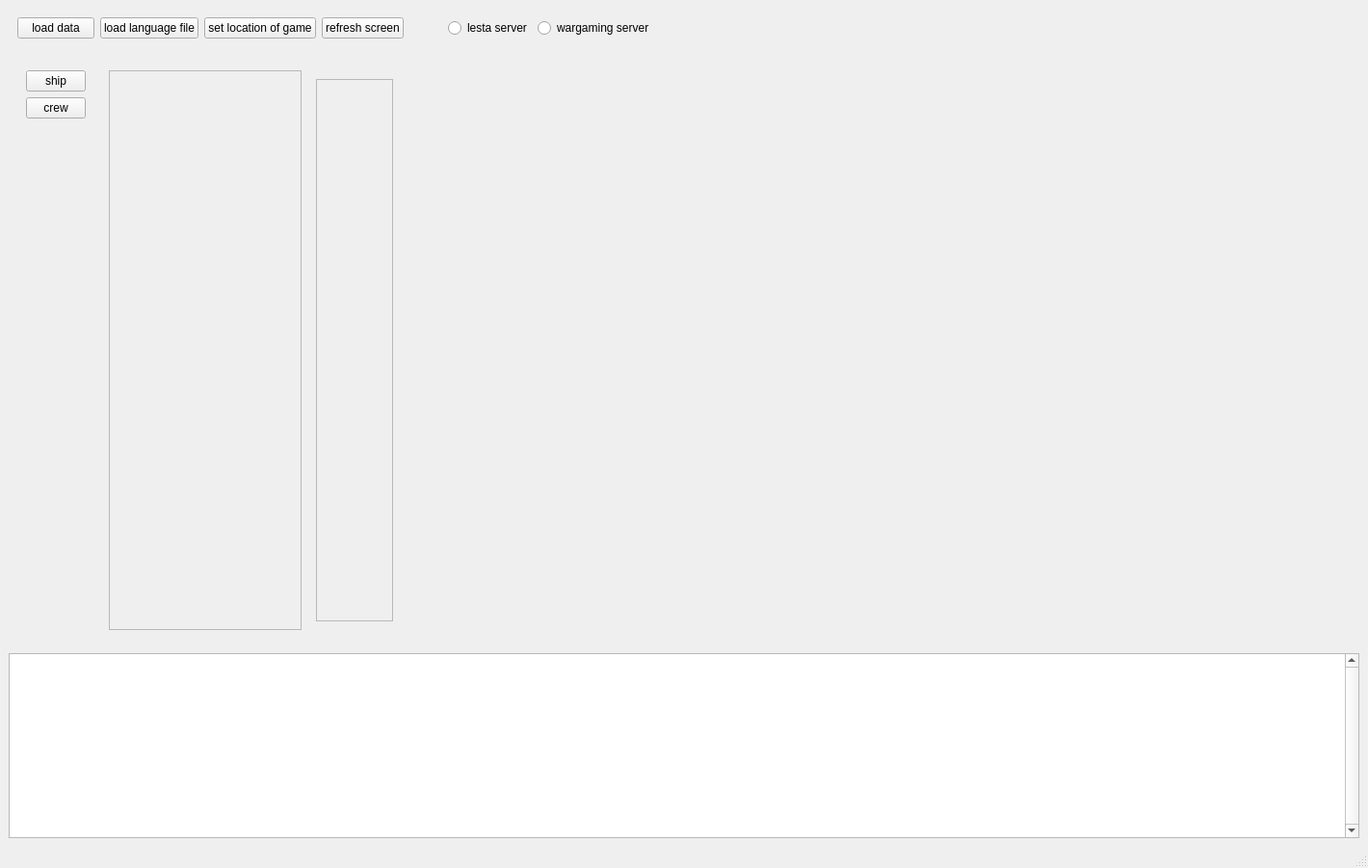
<?xml version="1.0" encoding="UTF-8"?>
<ui version="4.0">
 <class>MainWindow</class>
 <widget class="QMainWindow" name="MainWindow">
  <property name="geometry">
   <rect>
    <x>0</x>
    <y>0</y>
    <width>1420</width>
    <height>901</height>
   </rect>
  </property>
  <property name="minimumSize">
   <size>
    <width>0</width>
    <height>0</height>
   </size>
  </property>
  <property name="windowTitle">
   <string>MainWindow</string>
  </property>
  <widget class="QWidget" name="centralwidget">
   <property name="sizePolicy">
    <sizepolicy hsizetype="Expanding" vsizetype="Expanding">
     <horstretch>0</horstretch>
     <verstretch>0</verstretch>
    </sizepolicy>
   </property>
   <layout class="QVBoxLayout" name="verticalLayout">
    <item>
     <widget class="QFrame" name="horizontalFrame">
      <property name="sizePolicy">
       <sizepolicy hsizetype="Expanding" vsizetype="Fixed">
        <horstretch>0</horstretch>
        <verstretch>0</verstretch>
       </sizepolicy>
      </property>
      <layout class="QHBoxLayout" name="horizontalLayout">
       <property name="sizeConstraint">
        <enum>QLayout::SizeConstraint::SetFixedSize</enum>
       </property>
       <item>
        <widget class="QPushButton" name="pushButton_2">
         <property name="text">
          <string>load data</string>
         </property>
        </widget>
       </item>
       <item>
        <widget class="QPushButton" name="pushButton_3">
         <property name="text">
          <string>load language file</string>
         </property>
        </widget>
       </item>
       <item>
        <widget class="QPushButton" name="pushButton_4">
         <property name="text">
          <string>set location of game</string>
         </property>
        </widget>
       </item>
       <item>
        <widget class="QPushButton" name="pushButton">
         <property name="text">
          <string>refresh screen</string>
         </property>
        </widget>
       </item>
       <item>
        <spacer name="horizontalSpacer">
         <property name="orientation">
          <enum>Qt::Orientation::Horizontal</enum>
         </property>
         <property name="sizeHint" stdset="0">
          <size>
           <width>40</width>
           <height>20</height>
          </size>
         </property>
        </spacer>
       </item>
       <item>
        <widget class="QRadioButton" name="radioButton">
         <property name="text">
          <string>lesta server</string>
         </property>
         <attribute name="buttonGroup">
          <string notr="true">buttonGroup</string>
         </attribute>
        </widget>
       </item>
       <item>
        <widget class="QRadioButton" name="radioButton_2">
         <property name="text">
          <string>wargaming server</string>
         </property>
         <attribute name="buttonGroup">
          <string notr="true">buttonGroup</string>
         </attribute>
        </widget>
       </item>
      </layout>
     </widget>
    </item>
    <item>
     <widget class="QWidget" name="main_widget" native="true">
      <property name="sizePolicy">
       <sizepolicy hsizetype="Expanding" vsizetype="Preferred">
        <horstretch>0</horstretch>
        <verstretch>0</verstretch>
       </sizepolicy>
      </property>
      <property name="minimumSize">
       <size>
        <width>0</width>
        <height>0</height>
       </size>
      </property>
      <layout class="QHBoxLayout" name="horizontalLayout_2">
       <item>
        <widget class="QWidget" name="widget" native="true">
         <property name="enabled">
          <bool>true</bool>
         </property>
         <property name="sizePolicy">
          <sizepolicy hsizetype="Fixed" vsizetype="Expanding">
           <horstretch>0</horstretch>
           <verstretch>0</verstretch>
          </sizepolicy>
         </property>
         <property name="minimumSize">
          <size>
           <width>80</width>
           <height>0</height>
          </size>
         </property>
         <property name="maximumSize">
          <size>
           <width>80</width>
           <height>16777215</height>
          </size>
         </property>
         <layout class="QVBoxLayout" name="verticalLayout_2">
          <item>
           <widget class="QPushButton" name="pushButton_6">
            <property name="text">
             <string>ship</string>
            </property>
           </widget>
          </item>
          <item>
           <widget class="QPushButton" name="pushButton_7">
            <property name="text">
             <string>crew</string>
            </property>
           </widget>
          </item>
          <item>
           <spacer name="verticalSpacer">
            <property name="orientation">
             <enum>Qt::Orientation::Vertical</enum>
            </property>
            <property name="sizeHint" stdset="0">
             <size>
              <width>20</width>
              <height>40</height>
             </size>
            </property>
           </spacer>
          </item>
         </layout>
        </widget>
       </item>
       <item>
        <widget class="QWidget" name="widget_2" native="true">
         <property name="sizePolicy">
          <sizepolicy hsizetype="Expanding" vsizetype="Expanding">
           <horstretch>0</horstretch>
           <verstretch>0</verstretch>
          </sizepolicy>
         </property>
         <layout class="QHBoxLayout" name="horizontalLayout_3">
          <item>
           <widget class="QScrollArea" name="scrollArea">
            <property name="sizePolicy">
             <sizepolicy hsizetype="Fixed" vsizetype="Expanding">
              <horstretch>0</horstretch>
              <verstretch>0</verstretch>
             </sizepolicy>
            </property>
            <property name="minimumSize">
             <size>
              <width>200</width>
              <height>0</height>
             </size>
            </property>
            <property name="maximumSize">
             <size>
              <width>200</width>
              <height>16777215</height>
             </size>
            </property>
            <property name="widgetResizable">
             <bool>true</bool>
            </property>
            <property name="alignment">
             <set>Qt::AlignmentFlag::AlignLeading|Qt::AlignmentFlag::AlignLeft|Qt::AlignmentFlag::AlignTop</set>
            </property>
            <widget class="QWidget" name="item_select">
             <property name="enabled">
              <bool>true</bool>
             </property>
             <property name="geometry">
              <rect>
               <x>0</x>
               <y>0</y>
               <width>196</width>
               <height>559</height>
              </rect>
             </property>
             <property name="sizePolicy">
              <sizepolicy hsizetype="Preferred" vsizetype="Preferred">
               <horstretch>0</horstretch>
               <verstretch>0</verstretch>
              </sizepolicy>
             </property>
             <property name="minimumSize">
              <size>
               <width>80</width>
               <height>0</height>
              </size>
             </property>
             <property name="contextMenuPolicy">
              <enum>Qt::ContextMenuPolicy::CustomContextMenu</enum>
             </property>
            </widget>
           </widget>
          </item>
          <item>
           <widget class="QWidget" name="widget_3" native="true">
            <layout class="QHBoxLayout" name="horizontalLayout_4">
             <item>
              <widget class="QScrollArea" name="scrollArea_2">
               <property name="sizePolicy">
                <sizepolicy hsizetype="Fixed" vsizetype="Expanding">
                 <horstretch>0</horstretch>
                 <verstretch>0</verstretch>
                </sizepolicy>
               </property>
               <property name="minimumSize">
                <size>
                 <width>80</width>
                 <height>0</height>
                </size>
               </property>
               <property name="maximumSize">
                <size>
                 <width>80</width>
                 <height>16777215</height>
                </size>
               </property>
               <property name="widgetResizable">
                <bool>true</bool>
               </property>
               <widget class="QWidget" name="module_select">
                <property name="geometry">
                 <rect>
                  <x>0</x>
                  <y>0</y>
                  <width>16</width>
                  <height>16</height>
                 </rect>
                </property>
                <property name="sizePolicy">
                 <sizepolicy hsizetype="Fixed" vsizetype="Fixed">
                  <horstretch>0</horstretch>
                  <verstretch>0</verstretch>
                 </sizepolicy>
                </property>
               </widget>
              </widget>
             </item>
             <item>
              <widget class="QWidget" name="widget_4" native="true">
               <layout class="QVBoxLayout" name="verticalLayout_3">
                <item>
                 <widget class="QStackedWidget" name="stackedWidget">
                  <widget class="QWidget" name="page"/>
                  <widget class="QWidget" name="page_2"/>
                 </widget>
                </item>
               </layout>
              </widget>
             </item>
            </layout>
           </widget>
          </item>
         </layout>
        </widget>
       </item>
      </layout>
     </widget>
    </item>
    <item>
     <widget class="QTextBrowser" name="log">
      <property name="sizePolicy">
       <sizepolicy hsizetype="Expanding" vsizetype="Fixed">
        <horstretch>0</horstretch>
        <verstretch>0</verstretch>
       </sizepolicy>
      </property>
      <property name="verticalScrollBarPolicy">
       <enum>Qt::ScrollBarPolicy::ScrollBarAlwaysOn</enum>
      </property>
      <property name="horizontalScrollBarPolicy">
       <enum>Qt::ScrollBarPolicy::ScrollBarAsNeeded</enum>
      </property>
     </widget>
    </item>
   </layout>
  </widget>
  <widget class="QMenuBar" name="menubar">
   <property name="geometry">
    <rect>
     <x>0</x>
     <y>0</y>
     <width>1420</width>
     <height>33</height>
    </rect>
   </property>
  </widget>
  <widget class="QStatusBar" name="statusbar"/>
 </widget>
 <resources/>
 <connections/>
 <buttongroups>
  <buttongroup name="buttonGroup"/>
 </buttongroups>
</ui>
